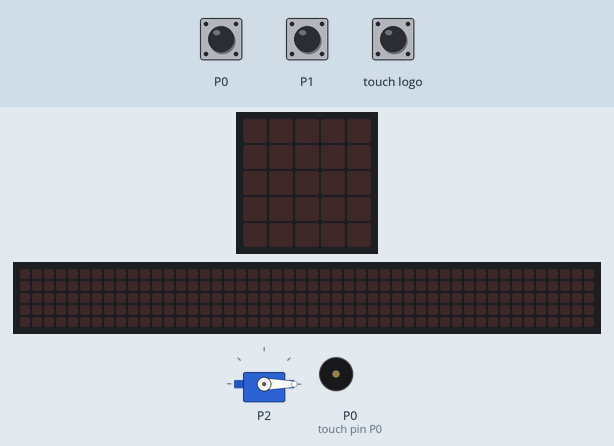
Simulated run of this program. Board: BBC micro:bit (MakeCode). Parts: servo, the board's 5×5 LED display, a strip that is not on the board, showing the scrolling text unrolled, buzzer (waves = sounding). Inputs (shaded band) come from the test bench. The 48×5 strip is a reading aid, not a part: it shows the text the display is scrolling, unrolled, one strip-width of it at a time.

Above: at 1.3 s.
1.4 s: touch pin P1 pressed for 0.15 s
At 2.15 s:
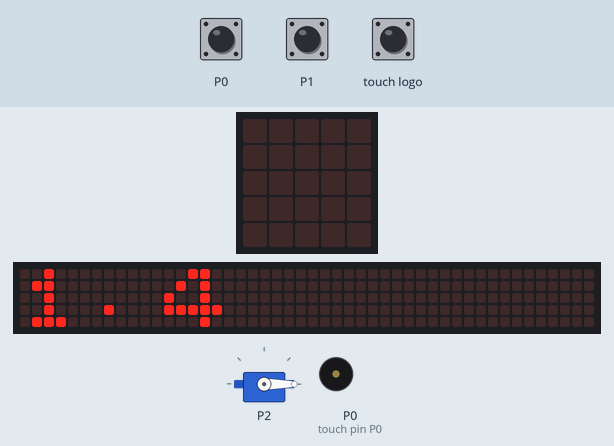
4.4 s: touch logo pressed for 1 s
At 7.4 s:
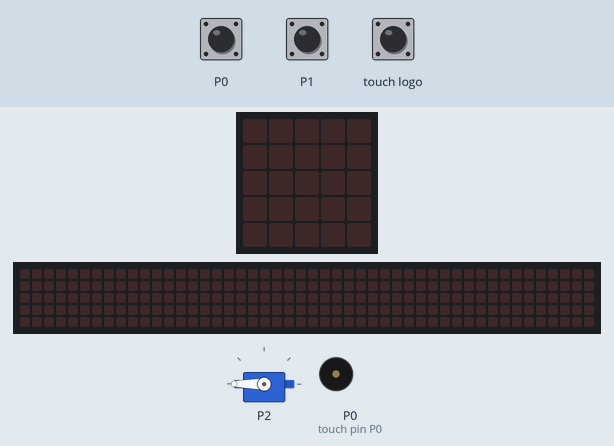
7.7 s: touch pin P1 pressed for 1 s
At 9.4 s:
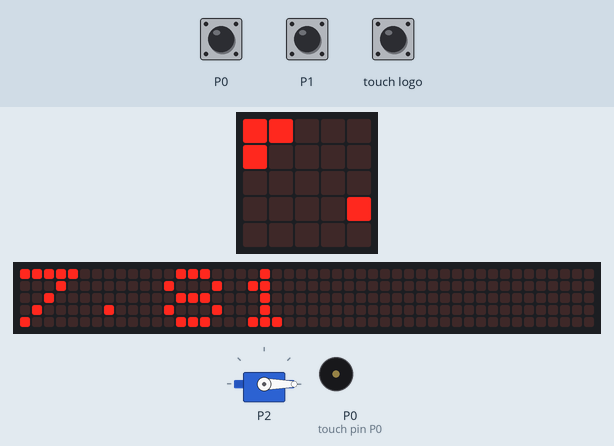
11.7 s: touch pin P1 pressed for 3.2 s
At 15.26 s:
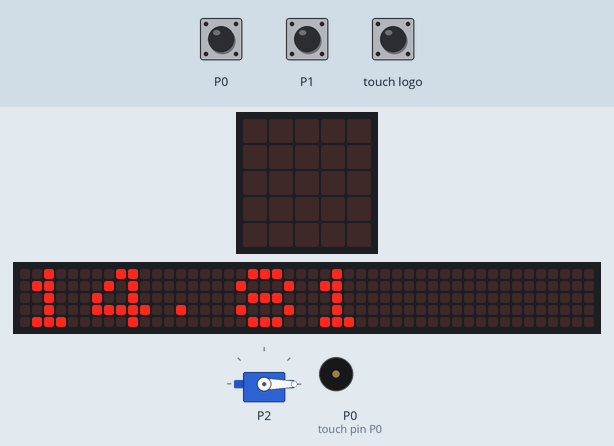
16.5 s: touch logo pressed for 1 s
At 17.71 s:
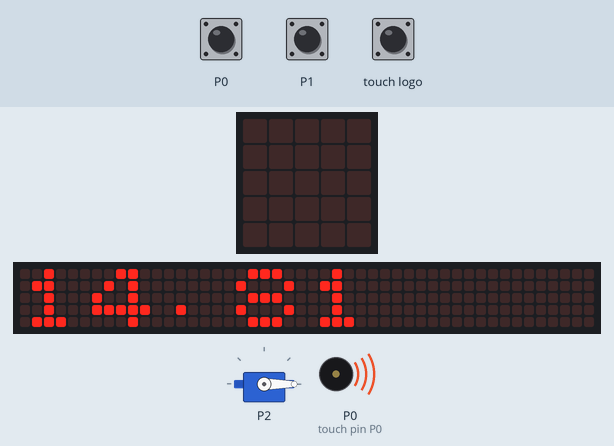
19.8 s: touch logo pressed for 3.2 s
At 23.61 s:
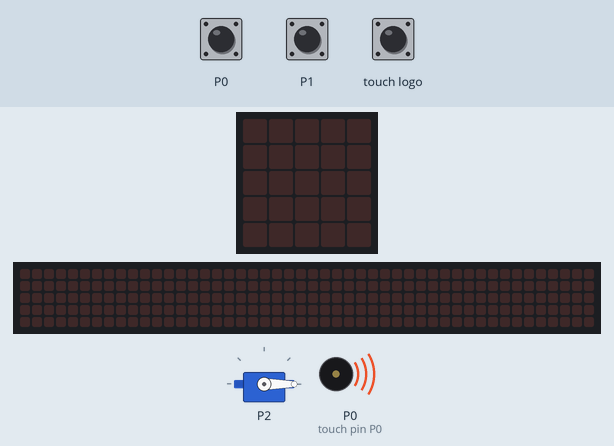
Timing chart, 0 to 25.3 s (numbered marks = the images above; inputs shaded):
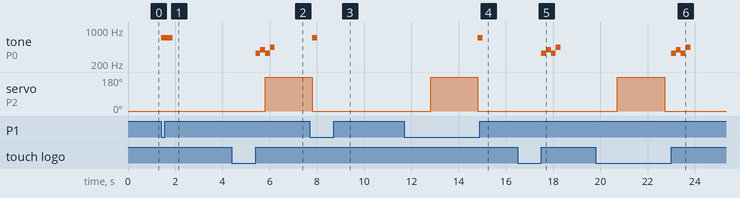

The program:

main.ts
```typescript
input.onLogoEvent(TouchButtonEvent.LongPressed, function () {
    basic.clearScreen()
    start = 0
    ende = 0
    music.playMelody("E G E A - - - - ", 300)
})
let zeit = 0
let ende = 0
let start = 0
start = 0
ende = 0
basic.pause(100)
servos.P2.setAngle(0)
basic.forever(function () {
    while (input.pinIsPressed(TouchPin.P0)) {
        start = input.runningTime()
        music.playTone(262, music.beat(BeatFraction.Whole))
    }
    while (input.pinIsPressed(TouchPin.P1)) {
        ende = input.runningTime()
        music.playTone(698, music.beat(BeatFraction.Whole))
        basic.pause(100)
        zeit = (ende - start) / 1000
        basic.showNumber(zeit)
        start = 0
        ende = 0
        basic.pause(200)
        servos.P2.setAngle(180)
        basic.pause(2000)
        servos.P2.setAngle(0)
    }
})
```

test.ts
```typescript
// Hier kann man Tests durchführen; diese Datei wird nicht kompiliert, wenn dieses Paket als Erweiterung verwendet wird.
```

Measured:
- after the input at 1.4 s, tone on P0 (touch pin P0): silent → 698 Hz at once, → silent 0.50 s later; the display: changes after 0.61 s (image 1)
- after the input at 4.4 s, tone on P0 (touch pin P0): plays 330 Hz for 0.21 s, 392 Hz for 0.21 s, 330 Hz for 0.21 s, 440 Hz for 0.20 s, starting after 1.0 s
- after the input at 7.7 s, tone on P0 (touch pin P0): silent → 698 Hz after 0.11 s, → silent 0.20 s later; the display: first changes after 0.41 s (image 3 shows a later state)
- after the input at 11.7 s, tone on P0 (touch pin P0): silent → 698 Hz after 3.1 s, → silent 0.20 s later
- after the input at 16.5 s, tone on P0 (touch pin P0): plays 330 Hz for 0.21 s, 392 Hz for 0.21 s, 330 Hz for 0.21 s, 440 Hz for 0.20 s, starting after 1.0 s; the display: first differs from a run without the input after 1.0 s (image 5)
- after the input at 19.8 s, tone on P0 (touch pin P0): plays 330 Hz for 0.21 s, 392 Hz for 0.21 s, 330 Hz for 0.21 s, 440 Hz for 0.20 s, starting after 3.2 s
- what the display in image 5 shows lasts 0.5 s, from 17.5 s to 18.0 s
